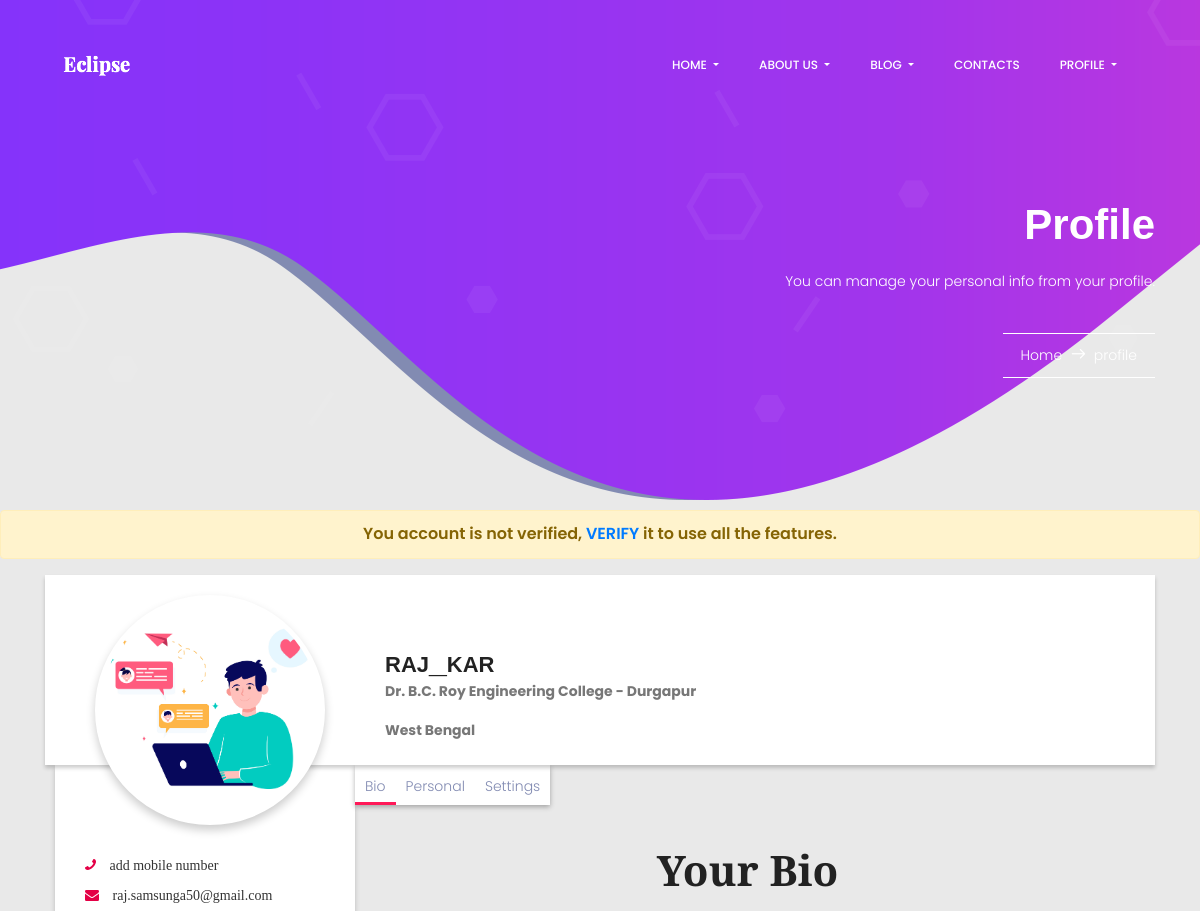
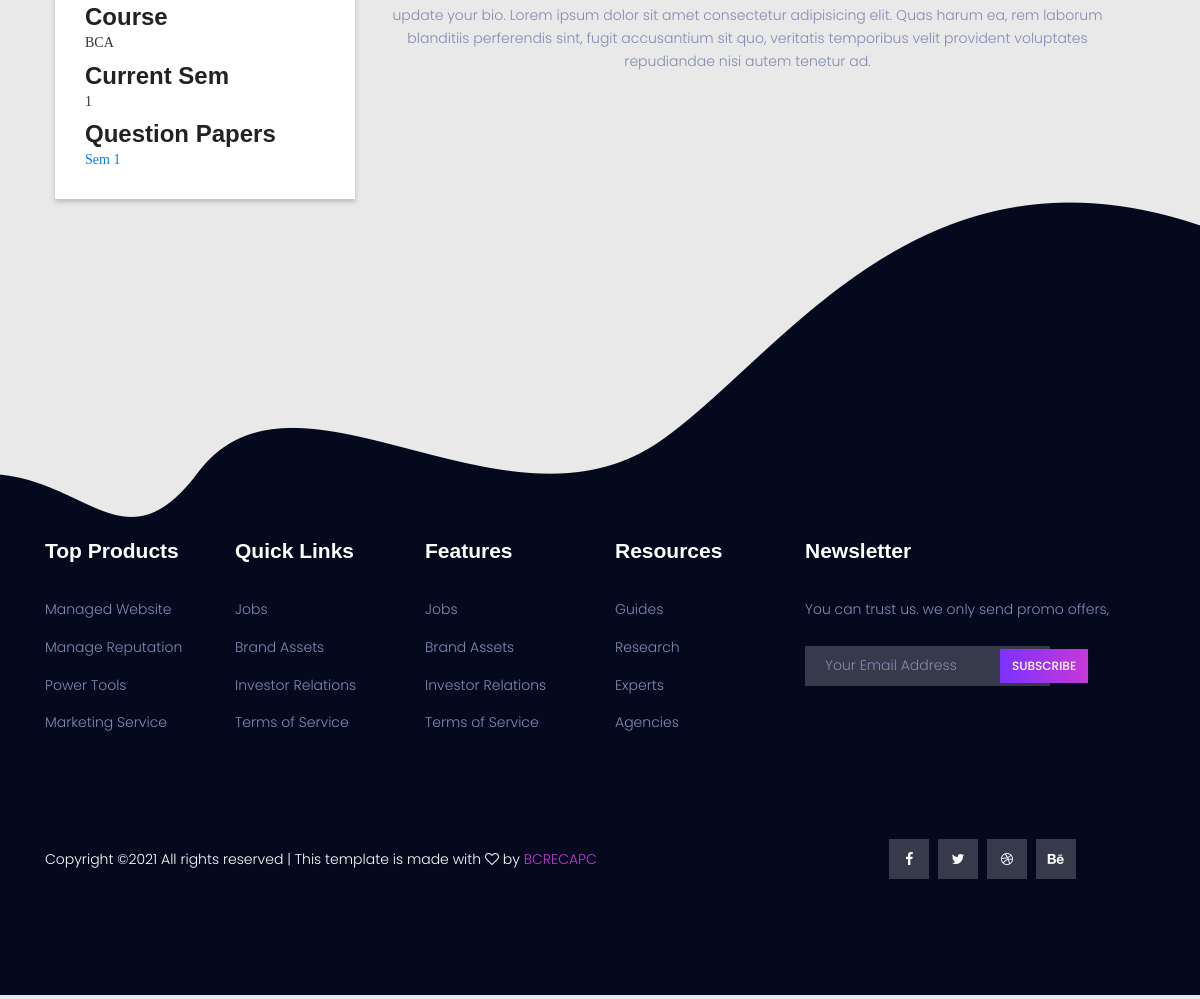
The app's page /profile/ (signed in) with its own data (2 pictures, top to bottom).
### home/models.py (models this page shows, shortened)
class UserProfileInfo(models.Model):
    user = models.OneToOneField(User, on_delete=models.CASCADE)
    is_verify = models.BooleanField(default=False)
    autogen_otp = models.IntegerField()
    name = models.CharField(max_length=20, blank=True)
    phone_number = models.CharField(
        max_length=20, default="add mobile number")
    college_name = models.CharField(
        max_length=200, default="Dr. B.C. Roy Engineering College - Durgapur")
    state = models.CharField(max_length=50, default="West Bengal")
    profile_pic = models.ImageField(upload_to='pofile_pics', blank=True)
    course = models.CharField(
        max_length=10, choices=Course_CHOICES, default='BCA')
    Semester = models.IntegerField(choices=Sem_CHOICES, default=1)
    bio = models.CharField(max_length=500, default="update your bio.")
    portfolio_site = models.URLField(blank=True, default="")
    upload_cv = models.FileField(upload_to="user_cvs", blank=True)

### home/views.py (the view)
# urls.py: path('profile/', views.profile, name="profilePage"),
@login_required(login_url='/login/')
def profile(request):
    return render(request, 'home/profile.html', {
        'profile': UserProfileInfo.objects.filter(user=request.user).first()
    })

### templates/home/profile.html (shortened to what this page needs)
{% extends 'basic.html' %}
{% block banner %}
<section class="banner-area">
    <div class="container">
        <div class="row justify-content-center align-items-center">
            <div class="col-lg-12 banner-right">
                <h1 class="text-white">
                    Profile
                </h1>
                <p class="mx-auto text-white  mt-20 mb-40">
                    You can manage your personal info from your profile.
                </p>
                <div class="link-nav">
                    <span class="box">
                        <a href="/">Home </a>
                        <i class="lnr lnr-arrow-right"></i>
                        <a href="/profile">profile</a>
                    </span>
                </div>
            </div>
        </div>
    </div>
</section>
{% endblock banner %}
{% block body %}
{% if not profile.is_verify %}
<div class="alert alert-warning warning" role="alert">
    You account is not verified, <a href="/verify-user">VERIFY</a> it to use all the features.
</div>
{% endif %}
<div class="container">
    <div class="profile-header">
        <div class="profile-img">
            {% if  profile.profile_pic %}
            <img src="/media/{{ profile.profile_pic }}" width="200" alt="Profile Image">
            {% else %}
            <img src="/media/pofile_pics/default.jpg" width="200" alt="Profile Image">
            {% endif %}
        </div>
        <div class="profile-nav-info">
            {% if profile.name %}
            <h3 class="user-name">{{ profile.name }} </h3>
            <p> username - {{ user }}</p>
            {% else %}
            <h3 class="user-name">{{ user }} </h3>
            {% endif %}
            <div class="address">
                <p id="state" class="state">{{ profile.college_name }}</p>
            </div>
            <div style="padding-bottom: 1rem;" class="address">
                <span id="country" class="country">{{ profile.state }}</span>
            </div>
        </div>
    </div>
    <div class="main-bd">
        <div class="left-side">
            <div class="profile-side">
                <p class="mobile-no"><i class="fa fa-phone"></i> {{ profile.phone_number }}</p>
                <p class="user-mail"><i class="fa fa-envelope"></i> {{ user.email }}</p>
                <div class="user-bio">
                    <h3>Course</h3>
                    <p class="bio">
                        {{ profile.course|upper }}
                    </p>
                    <h3>Current Sem</h3>
                    <p class="bio">
                        {{ profile.Semester }}
                    </p>
                    <h3>Question Papers</h3>
                    <p class="bio">
                        <a href="/courses/{{profile.course|lower}}/{{profile.Semester}}">Sem {{ profile.Semester }}</a>
                    </p>
                </div>
            </div>
        </div>
        <div class="right-side">
            <div class="nav">
                <ul>
                    <li onclick="tabs(0)" class="user-post active">Bio</li>
                    <li onclick="tabs(1)" class="user-review">Personal</li>
                    <li onclick="tabs(2)" class="user-setting"> Settings</li>
                </ul>
            </div>
            <div class="profile-body">
                <div class="profile-posts tab">
                    <h1>Your Bio</h1>
                    <p>{{ profile.bio }} Lorem ipsum dolor sit amet consectetur adipisicing elit. Quas harum ea, rem
                        laborum blanditiis perferendis sint, fugit accusantium sit quo, veritatis temporibus velit
                        provident voluptates repudiandae nisi autem tenetur ad.</p>
                </div>
            </div>
        </div>
    </div>
</div>
{% endblock body %}

### static/css/main.css (style rules this page uses)
body { color: #828bb2; font-family: "Roboto", sans-serif; font-size: 14px; font-weight: 300; line-height: 1.625em; position: relative; }
ol, ul { margin: 0; padding: 0; list-style: none; }
a { -webkit-transition: all 0.3s ease 0s; -moz-transition: all 0.3s ease 0s; -o-transition: all 0.3s ease 0s; transition: all 0.3s ease 0s; }
a, a:focus, a:hover { text-decoration: none; outline: 0; }
h1, h2, h3, h4, h5, h6 { font-family: "Montserrat", sans-serif; color: #222222; line-height: 1.2em; margin-bottom: 0; margin-top: 0; font-weight: 700; }
h1, .h1 { font-size: 36px; }
h3, .h3 { font-size: 24px; }
.mt-20 { margin-top: 20px; }
.mb-40 { margin-bottom: 40px; }
.text-white { color: #fff; }
.banner-area { background: url(../img/banner-bg.png) no-repeat center; background-position: right; min-height: 510px; }
.banner-right { margin-top: 200px; text-align: right; }
.banner-right .box { border-top: 1px solid #fff; border-bottom: 1px solid #fff; padding: 10px 18px; display: inline-block; }
.banner-right .box i { color: #fff; font-size: 14px; margin: 5px; font-weight: 600; }
.banner-right .box a { color: #fff; font-size: 14px; -webkit-transition: all 0.3s ease 0s; -moz-transition: all 0.3s ease 0s; -o-transition: all 0.3s ease 0s; transition: all 0.3s ease 0s; }
h1 { font-size: 42px; }
h3 { font-size: 24px; }
h1, h2, h3, h4, h5, h6 { line-height: 1.2em; }
.warning { text-align: center; font-size: 1rem; font-weight: 600; }

### templates/home/profile.html (style rules this page uses)
* { padding: 0; margin: 0; box-sizing: border-box; }
body { background: #e9e9e9; overflow-x: hidden; font-family: "Poppins", sans-serif; }
.profile-header { background: #fff; width: 100%; display: flex; height: 190px; position: relative; box-shadow: 0px 3px 4px rgba(0, 0, 0, 0.2); }
.profile-img { float: left; width: 340px; height: 200px; }
.profile-img img { border-radius: 50%; height: 230px; width: 230px; border: 5px solid #fff; box-shadow: 0px 5px 10px rgba(0, 0, 0, 0.2); position: absolute; left: 50px; top: 20px; z-index: 5; background: #fff; }
.profile-nav-info { float: left; display: flex; flex-direction: column; justify-content: center; padding-top: 60px; }
.profile-nav-info h3 { font-variant: small-caps; font-size: 2rem; font-family: sans-serif; font-weight: bold; }
.profile-nav-info .address { display: flex; font-weight: bold; color: #777; }
.profile-nav-info .address p { margin-right: 5px; }
.main-bd { width: 100%; display: flex; padding-right: 15px; }
.profile-side { width: 300px; background: #fff; box-shadow: 0px 3px 5px rgba(0, 0, 0, 0.2); padding: 90px 30px 20px; font-family: "Bree Serif", serif; margin-left: 10px; z-index: 99; }
.profile-side p { margin-bottom: 7px; color: #333; font-size: 14px; }
.profile-side p i { color: #e40046; margin-right: 10px; }
.mobile-no i { transform: rotateY(180deg); color: #e40046; }
.nav { width: 100%; z-index: -1; }
.nav ul { display: flex; justify-content: space-around; list-style-type: none; height: 40px; background: #fff; box-shadow: 0px 2px 5px rgba(0, 0, 0, 0.3); }
.nav ul li { padding: 10px; width: 100%; cursor: pointer; text-align: center; transition: all 0.2s ease-in-out; }
.nav ul li:hover, .nav ul li.active { box-shadow: 0px -3px 0px rgba(288, 0, 70, 0.9) inset; }
.profile-body { width: 100%; z-index: -1; }
.tab { display: none; }
.tab { padding: 20px; width: 100%; text-align: center; }
.tab h1 { font-family: "Bree Serif", sans-serif; display: flex; justify-content: center; margin: 20px auto; }

### records on screen
UserProfileInfo: college_name "Dr. B.C. Roy Engineering College - Durgapur", state "West Bengal", phone_number "add mobile number", course "BCA", Semester "1", bio "update your bio."

### other values on screen
{{ user }} "raj_kar"
{{ user.email }} "raj.samsunga50@gmail.com"
